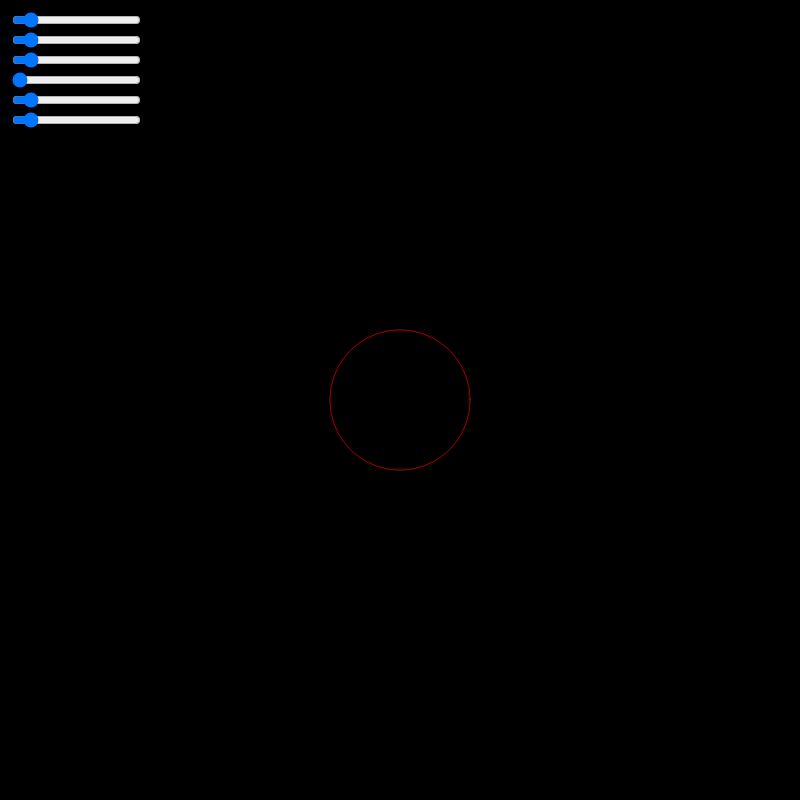
Frame 1 (no input)
Frame 60 (no input): identical to frame 1, image omitted
Frame 120 (the mouse pressed at the canvas centre since frame 60): identical to frame 1, image omitted

The p5.js sketch that drew this single still picture (run headless with seeded random() and noise() and a simulated clock; from frame 60 on, the mouse is pressed at the canvas centre):

// p5.js sketch
// ── sketch.js
let sliderN1;
let sliderN2;
let sliderN3;
let sliderM;
let sliderA;
let sliderB;
let scaler = 70;

function setup() {
  createCanvas(800, 800);
  sliderN1 = createSlider(0, 10, 1);
  sliderN1.position(10, 10);
  sliderN2 = createSlider(0, 10, 1);
  sliderN2.position(10, 30);
  sliderN3 = createSlider(0, 10, 1);
  sliderN3.position(10, 50);
  sliderM = createSlider(0, 20, 0);
  sliderM.position(10, 70);
  sliderA = createSlider(0, 10, 1);
  sliderA.position(10, 90);
  sliderB = createSlider(0, 10, 1);
  sliderB.position(10, 110);
}

function draw() {
  translate(width / 2, height / 2);
  background(0);
  stroke(255, 0, 0);
  noFill();
  beginShape();
  for (let theta = 0; theta < TWO_PI; theta += 0.001) {
    let radius = superShape(theta);
    let x = scaler * radius * cos(theta);
    let y = scaler * radius * sin(theta);
    vertex(x, y);
  }
  endShape(CLOSE);
}

function superShape(theta)
{
  let part1 = (1 / sliderA.value()) * cos(theta * sliderM.value() / 4);
  part1 = abs(part1);
  part1 = pow(part1, sliderN2.value());
  let part2 = (1 / sliderB.value()) * sin(theta * sliderM.value() / 4);
  part2 = abs(part2);
  part2 = pow(part2, sliderN3.value());
  let sum = pow((part1 + part2),  1 / sliderN1.value());
  
  if (sum === 0)
    {
      return 0
    }
  else
    {
      return 1 / sum;
    }
  
}
